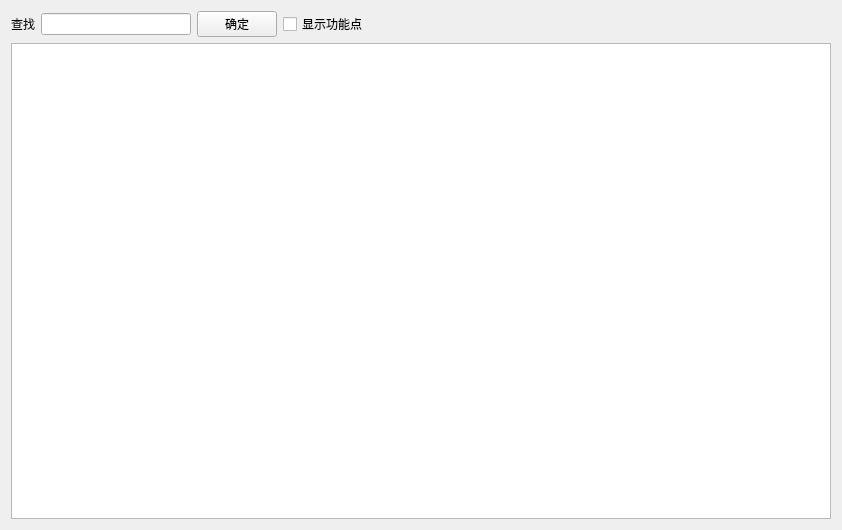
<?xml version="1.0" encoding="UTF-8"?>
<ui version="4.0">
 <class>ViewPluginClass</class>
 <widget class="QWidget" name="ViewPluginClass">
  <property name="geometry">
   <rect>
    <x>0</x>
    <y>0</y>
    <width>842</width>
    <height>530</height>
   </rect>
  </property>
  <property name="windowTitle">
   <string>Form</string>
  </property>
  <layout class="QGridLayout" name="gridLayout">
   <item row="0" column="0">
    <layout class="QHBoxLayout" name="horizontalLayout">
     <item>
      <widget class="QLabel" name="label">
       <property name="text">
        <string>查找</string>
       </property>
      </widget>
     </item>
     <item>
      <widget class="QLineEdit" name="editKeyword">
       <property name="minimumSize">
        <size>
         <width>150</width>
         <height>0</height>
        </size>
       </property>
       <property name="maximumSize">
        <size>
         <width>150</width>
         <height>16777215</height>
        </size>
       </property>
      </widget>
     </item>
     <item>
      <widget class="QPushButton" name="btnQuery">
       <property name="text">
        <string>确定</string>
       </property>
      </widget>
     </item>
     <item>
      <widget class="QCheckBox" name="checkBoxShowFunPoint">
       <property name="text">
        <string>显示功能点</string>
       </property>
      </widget>
     </item>
     <item>
      <spacer name="horizontalSpacer">
       <property name="orientation">
        <enum>Qt::Horizontal</enum>
       </property>
       <property name="sizeHint" stdset="0">
        <size>
         <width>528</width>
         <height>20</height>
        </size>
       </property>
      </spacer>
     </item>
    </layout>
   </item>
   <item row="1" column="0">
    <widget class="QTreeView" name="treeView">
     <property name="styleSheet">
      <string notr="true">QTreeView::item{height:23px;}</string>
     </property>
    </widget>
   </item>
  </layout>
 </widget>
 <resources/>
 <connections/>
</ui>
